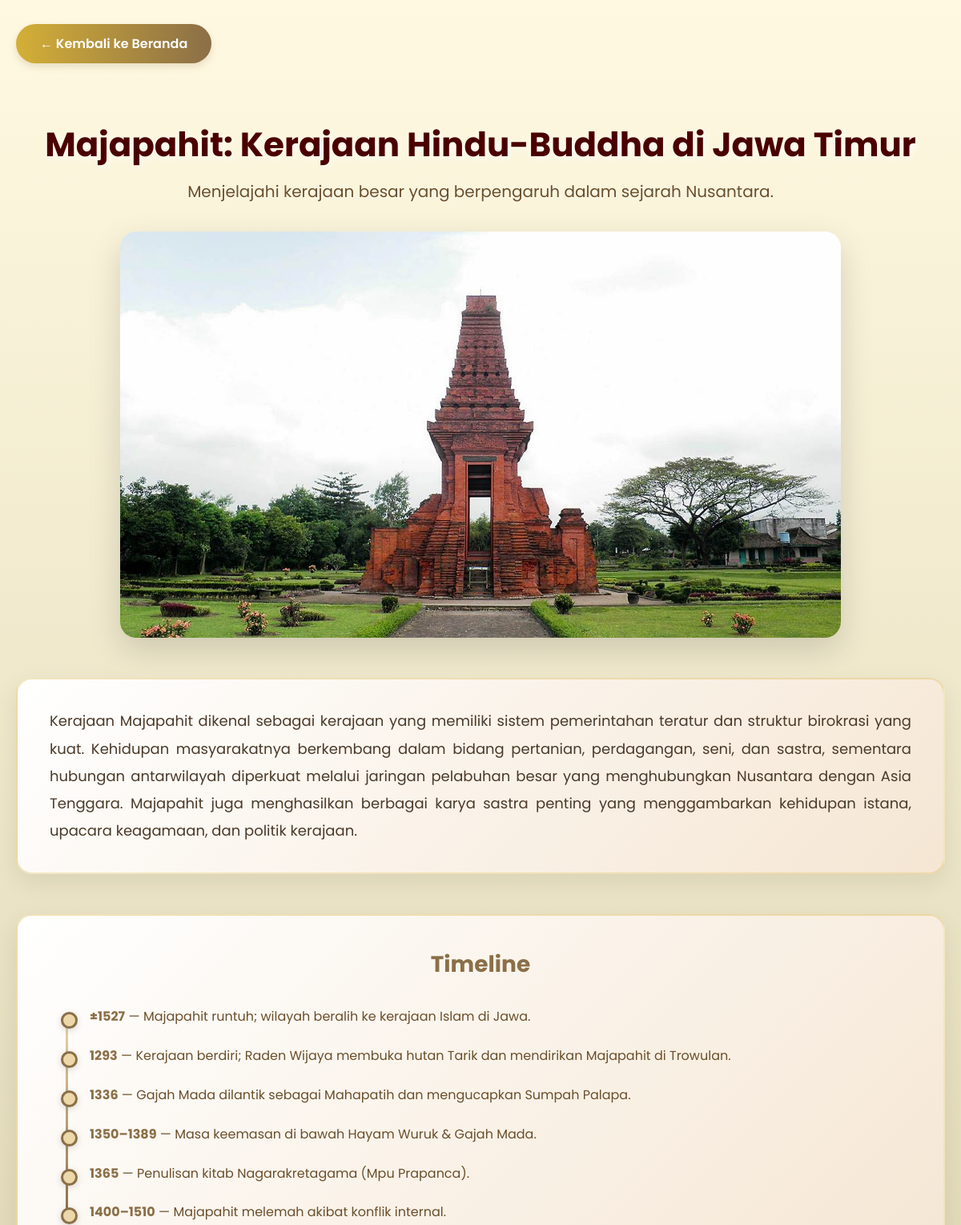
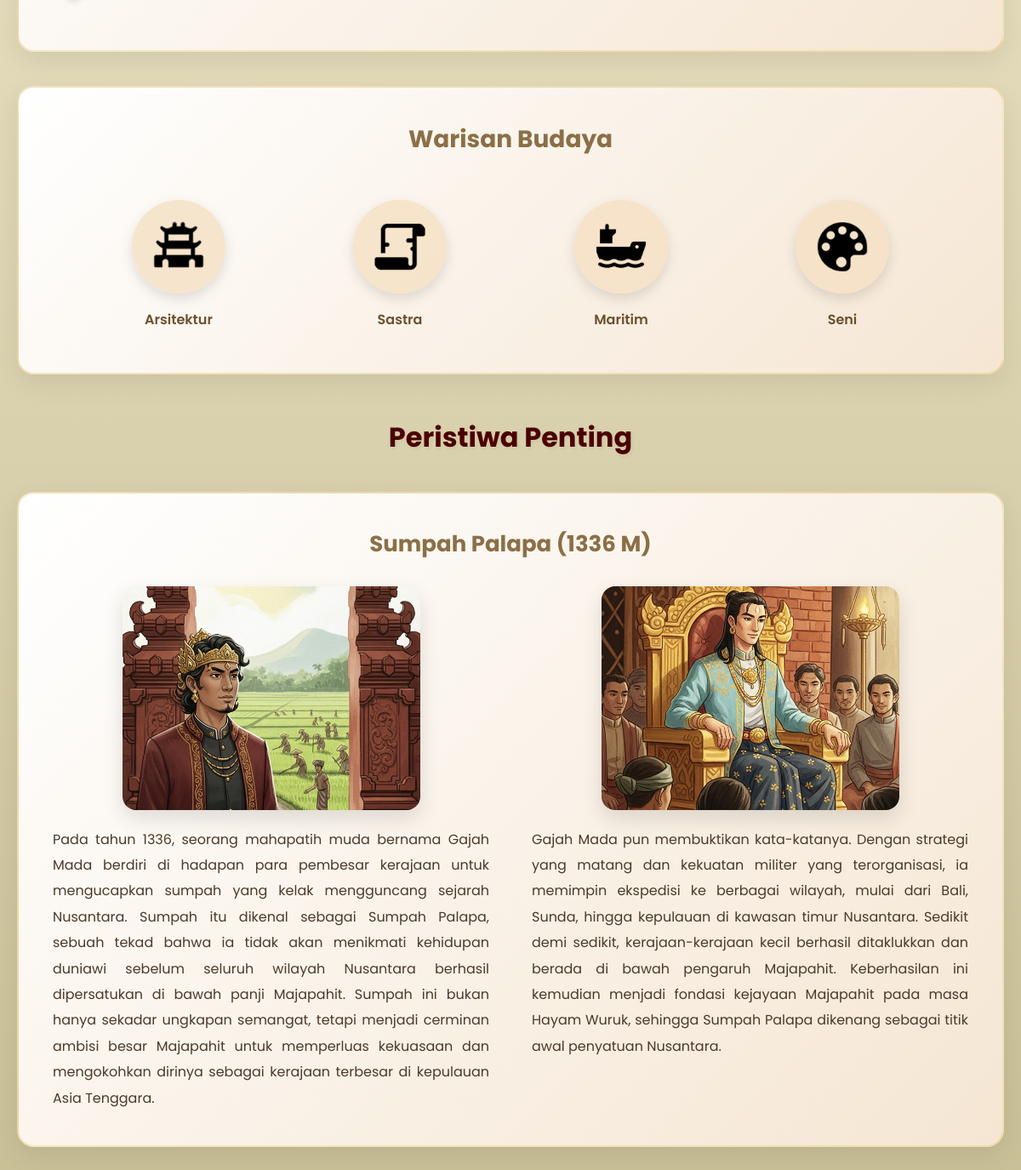
Page /index.php/kerajaan/detail_rekomendasi/2 on the committed database (2 pictures, top to bottom).
### tables this page shows
CREATE TABLE `kingdoms` (
  `id` int(11) NOT NULL,
  `nama` varchar(255) DEFAULT NULL,
  `subjudul` text DEFAULT NULL,
  `gambar` varchar(255) DEFAULT NULL,
  `deskripsi` longtext DEFAULT NULL
);

CREATE TABLE `kingdom_timelines` (
  `id` int(11) NOT NULL,
  `kingdom_id` int(11) DEFAULT NULL,
  `tahun` varchar(50) DEFAULT NULL,
  `isi` text DEFAULT NULL
);

CREATE TABLE `kingdom_warisan` (
  `id` int(11) NOT NULL,
  `kingdom_id` int(11) DEFAULT NULL,
  `nama` varchar(100) DEFAULT NULL,
  `ikon` varchar(255) DEFAULT NULL
);

CREATE TABLE `kingdom_events` (
  `id` int(11) NOT NULL,
  `kingdom_id` int(11) DEFAULT NULL,
  `judul` varchar(255) DEFAULT NULL,
  `isi_kiri` longtext DEFAULT NULL,
  `isi_kanan` longtext DEFAULT NULL,
  `gambar_kiri` varchar(255) DEFAULT NULL,
  `gambar_kanan` varchar(255) DEFAULT NULL
);

### application/controllers/DetailRekomendasi.php (called while the page is built, shortened)
<?php
class DetailRekomendasi extends CI_Controller {
    public function __construct() {
        $this->load->model('DetailRekomendasi_model');
    }
    public function detail($id)
    {
        $data['kingdom']  = $this->DetailRekomendasi_model->get_detail($id);
        $data['timeline'] = $this->DetailRekomendasi_model->get_timeline($id);
        $data['warisan']  = $this->DetailRekomendasi_model->get_warisan($id);
        $data['event']    = $this->DetailRekomendasi_model->get_event($id);
        $this->load->view('kerajaan/detail_rekomendasi', $data);
    }
}

### index.php (called while the page is built, shortened)
<?php
require_once BASEPATH.'core/CodeIgniter.php';

### application/models/DetailRekomendasi_model.php (called while the page is built, shortened)
<?php
class DetailRekomendasi_model extends CI_Model {
    public function get_detail($id) {
        return $this->db->get_where('kingdoms', ['id' => $id])->row();
    }
    public function get_timeline($id) {
        $this->db->order_by('tahun', 'ASC');
        return $this->db->get_where('kingdom_timelines', ['kingdom_id' => $id])->result();
    }
    public function get_warisan($id) {
        return $this->db->get_where('kingdom_warisan', ['kingdom_id' => $id])->result();
    }
    public function get_event($id) {
        return $this->db->get_where('kingdom_events', ['kingdom_id' => $id])->result();
    }
}

### application/views/kerajaan/detail_rekomendasi.php (the view, shortened to what this page needs)
<!DOCTYPE html>
<html lang="en">
  <head>
    <link
      rel="stylesheet"
      href="<?= base_url('styles/detail_rekomendasi.css') ?>"
    />
    <link rel="stylesheet" href="<?= base_url('styles/loader.css') ?>" />
  </head>
  <body>
    <div class="container">
      <a href="<?= site_url('landing_logged') ?>" class="btn-back">
        ← Kembali ke Beranda
      </a>
      <section class="hero-section">
        <div class="hero-content">
          <h1 class="title"><?= $kingdom->nama ?></h1>
          <p class="subtitle"><?= $kingdom->subjudul ?></p>
        </div>
        <div class="hero-image">
          <img src="<?= base_url('assets/detail/'.$kingdom->gambar) ?>" alt="<?= $kingdom->nama ?>" />
        </div>
      </section>
      <section class="main-content">
        <div class="description-box">
          <p class="description"><?= $kingdom->deskripsi ?></p>
        </div>
      <div class="box timeline">
        <h2>Timeline</h2>
        <ul class="timeline-list">
          <?php foreach($timeline as $t): ?>
          <li>
            <b><?= $t->tahun ?></b> —
            <?= $t->isi ?>
          </li>
          <?php endforeach; ?>
        </ul>
      </div>
      <div class="box warisan">
        <h2>Warisan Budaya</h2>
        <div class="warisan-grid">
          <?php foreach($warisan as $w): ?>
          <div class="warisan-item">
            <img src="<?= base_url('assets/warisan/'.$w->ikon) ?>" alt="<?= $w->nama ?>" />
            <h3><?= $w->nama ?></h3>
          </div>
          <?php endforeach; ?>
        </div>
      </div>
      <div class="peristiwa">
        <h2>Peristiwa Penting</h2>
        <?php foreach($event as $e): ?>
        <div class="peristiwa-item box">
          <h3 class="peristiwa-title"><?= $e->judul ?></h3>
          <div class="peristiwa-grid">
            <div class="left">
              <img src="<?= base_url('assets/peristiwa/'.$e->gambar_kiri) ?>" />
              <p><?= $e->isi_kiri ?></p>
            </div>
            <div class="right">
              <img
                src="<?= base_url('assets/peristiwa/'.$e->gambar_kanan) ?>"
              />
              <p><?= $e->isi_kanan ?></p>
            </div>
          </div>
        </div>
        <?php endforeach; ?>
      </div>
      </section>
    </div>
  </body>
</html>

### styles/detail_rekomendasi.css (style rules this page uses)
* { margin: 0; padding: 0; box-sizing: border-box; font-family: "Poppins", sans-serif; }
body { background-image: url("../assets/rekomendasi_bg1.png"); background-size: cover; background-position: center; background-repeat: no-repeat; background-attachment: fixed; min-height: 100vh; position: relative; }
body::before { content: ""; position: fixed; top: 0; left: 0; right: 0; bottom: 0; background: linear-gradient( 180deg, rgba(255, 248, 220, 0.85), rgba(190, 179, 131, 0.85) ); z-index: -1; }
.container { width: 100%; max-width: 1200px; margin: auto; padding: 30px 20px 60px; }
.btn-back { display: inline-block; background: linear-gradient(90deg, #d4af37, #8b6f47); color: white; padding: 12px 30px; border-radius: 30px; text-decoration: none; font-weight: 600; margin-bottom: 30px; transition: all 0.3s ease; box-shadow: 0 4px 10px rgba(139, 111, 71, 0.2); }
.hero-section { margin-top: 40px; margin-bottom: 50px; }
.hero-content { text-align: center; margin-bottom: 35px; }
.title { font-size: 42px; font-weight: 700; color: #4b0000; margin-bottom: 12px; text-shadow: 2px 2px 8px rgba(255, 255, 255, 0.8); }
.subtitle { font-size: 20px; color: #6b4f2c; font-weight: 400; line-height: 1.5; text-shadow: 1px 1px 4px rgba(255, 255, 255, 0.6); }
.hero-image { position: relative; margin: 0 auto; max-width: 900px; border-radius: 20px; overflow: hidden; box-shadow: 0 15px 40px rgba(0, 0, 0, 0.15); transition: transform 0.3s ease; z-index: 2; }
.hero-image img { display: block; width: 100%; height: auto; }
.main-content { margin-top: 50px; }
.description-box { background: linear-gradient(135deg, #fff, #f5e6d3); border-radius: 20px; padding: 35px 40px; margin-bottom: 50px; border: 2px solid rgba(212, 175, 55, 0.3); box-shadow: 0 10px 30px rgba(0, 0, 0, 0.08); }
.description { font-size: 18px; line-height: 1.9; text-align: justify; color: #4b3a2a; margin: 0; }
.box { background: linear-gradient(135deg, #fff, #f5e6d3); border-radius: 20px; padding: 40px; margin-bottom: 40px; border: 2px solid rgba(212, 175, 55, 0.3); box-shadow: 0 10px 30px rgba(0, 0, 0, 0.08); transition: all 0.3s ease; }
.timeline h2 { text-align: center; color: #8b6f47; margin-bottom: 30px; font-size: 28px; font-weight: 700; }
.timeline-list { list-style-type: none; padding-left: 0; position: relative; }
.timeline-list::before { content: ""; position: absolute; left: 20px; top: 10px; bottom: 10px; width: 3px; background: linear-gradient(180deg, #edd8a9, #8b6f47); border-radius: 2px; }
.timeline-list li { font-size: 16px; line-height: 1.8; color: #6b4f2c; margin-bottom: 20px; padding-left: 50px; position: relative; }
.timeline-list li::before { content: ""; position: absolute; left: 14px; top: 8px; width: 15px; height: 15px; background: #edd8a9; border: 3px solid #8b6f47; border-radius: 50%; box-shadow: 0 2px 8px rgba(0, 0, 0, 0.15); }
.timeline-list li b { color: #8b6f47; font-weight: 700; }
.warisan h2 { text-align: center; color: #8b6f47; margin-bottom: 40px; font-size: 28px; font-weight: 700; }
.warisan-grid { display: flex; justify-content: center; flex-wrap: wrap; gap: 40px; padding: 10px 0; }
.warisan-item { display: flex; flex-direction: column; align-items: center; gap: 18px; width: 220px; transition: transform 0.3s ease; }
.warisan-grid img { width: 110px; height: 110px; object-fit: contain; background: rgba(246, 224, 196, 0.8); padding: 18px; border-radius: 50%; box-shadow: 0 6px 15px rgba(0, 0, 0, 0.12); transition: all 0.3s ease; }
.warisan-item h3 { font-size: 16px; color: #6b4f2c; text-align: center; margin: 0; font-weight: 600; }
.peristiwa { margin-top: 50px; }
.peristiwa > h2 { font-size: 32px; color: #4b0000; text-align: center; margin-bottom: 40px; font-weight: 700; text-shadow: 2px 2px 4px rgba(0, 0, 0, 0.05); }
.peristiwa-item { margin-bottom: 35px; }
.peristiwa-title { font-size: 26px; color: #8b6f47; text-align: center; margin-bottom: 30px; font-weight: 700; }
.peristiwa-grid { display: grid; grid-template-columns: 1fr 1fr; gap: 50px; align-items: start; }
.peristiwa-grid .left, .peristiwa-grid .right { display: flex; flex-direction: column; gap: 20px; align-items: center; }
.peristiwa-grid img { width: 100%; max-width: 350px; aspect-ratio: 4 / 3; object-fit: cover; border-radius: 16px; box-shadow: 0 10px 25px rgba(0, 0, 0, 0.12); transition: all 0.3s ease; }
.peristiwa-grid p { font-size: 16px; line-height: 1.9; text-align: justify; color: #4b3a2a; width: 100%; }

### rows in the picture
kingdoms: nama "Majapahit: Kerajaan Hindu-Buddha di Jawa Timur", subjudul "Menjelajahi kerajaan besar yang berpengaruh dalam sejarah Nusantara.", gambar (picture), deskripsi "Kerajaan Majapahit dikenal sebagai kerajaan yang memiliki sistem pemerintahan teratur dan struktur birokrasi yang kuat. Kehidupan masyarakatnya berkembang dalam bidang pertanian, perdagangan, seni, dan sastra, sementara hubungan antarwilayah diperkuat melalui jaringan pelabuhan besar yang menghubungkan Nusantara dengan Asia Tenggara. Majapahit juga menghasilkan berbagai karya sastra penting yang menggambarkan kehidupan istana, upacara keagamaan, dan politik kerajaan."
kingdom_timelines: tahun "±1527", isi "Majapahit runtuh; wilayah beralih ke kerajaan Islam di Jawa."
kingdom_timelines: tahun "1293", isi "Kerajaan berdiri; Raden Wijaya membuka hutan Tarik dan mendirikan Majapahit di Trowulan."
kingdom_timelines: tahun "1336", isi "Gajah Mada dilantik sebagai Mahapatih dan mengucapkan Sumpah Palapa."
kingdom_timelines: tahun "1350–1389", isi "Masa keemasan di bawah Hayam Wuruk & Gajah Mada."
kingdom_timelines: tahun "1365", isi "Penulisan kitab Nagarakretagama (Mpu Prapanca)."
kingdom_timelines: tahun "1400–1510", isi "Majapahit melemah akibat konflik internal."
kingdom_warisan: ikon (picture), nama "Arsitektur"
kingdom_warisan: ikon (picture), nama "Sastra"
kingdom_warisan: ikon (picture), nama "Maritim"
kingdom_warisan: ikon (picture), nama "Seni"
kingdom_events: judul "Sumpah Palapa (1336 M)", gambar_kiri (picture), isi_kiri "Pada tahun 1336, seorang mahapatih muda bernama Gajah Mada berdiri di hadapan para pembesar kerajaan untuk mengucapkan sumpah yang kelak mengguncang sejarah Nusantara. Sumpah itu dikenal sebagai Sumpah Palapa, sebuah tekad bahwa ia tidak akan menikmati kehidupan duniawi sebelum seluruh wilayah Nusantara berhasil dipersatukan di bawah panji Majapahit. Sumpah ini bukan hanya sekadar ungkapan semangat, tetapi menjadi cerminan ambisi besar Majapahit untuk memperluas kekuasaan dan mengokohkan dirinya sebagai kerajaan terbesar di kepulauan Asia Tenggara.", gambar_kanan (picture), isi_kanan "Gajah Mada pun membuktikan kata-katanya. Dengan strategi yang matang dan kekuatan militer yang terorganisasi, ia memimpin ekspedisi ke berbagai wilayah, mulai dari Bali, Sunda, hingga kepulauan di kawasan timur Nusantara. Sedikit demi sedikit, kerajaan-kerajaan kecil berhasil ditaklukkan dan berada di bawah pengaruh Majapahit. Keberhasilan ini kemudian menjadi fondasi kejayaan Majapahit pada masa Hayam Wuruk, sehingga Sumpah Palapa dikenang sebagai titik awal penyatuan Nusantara."
